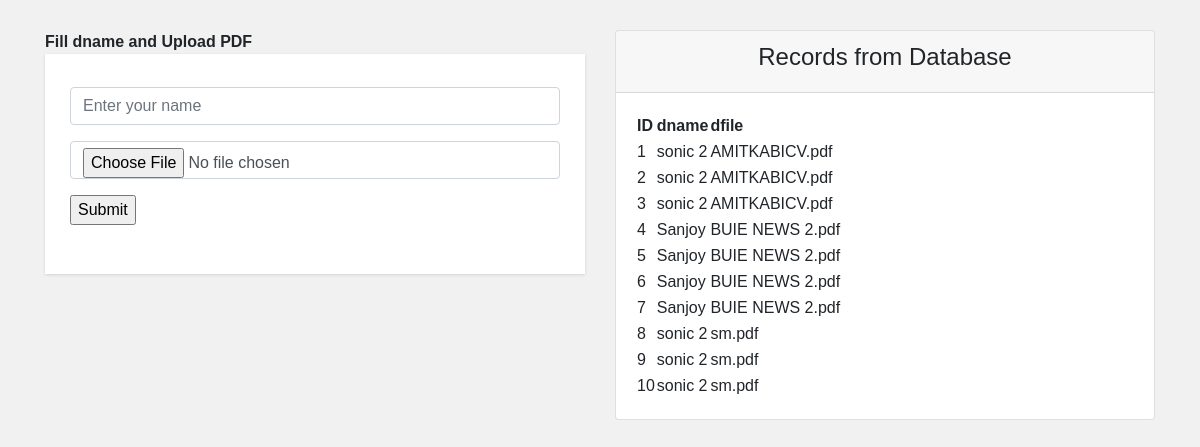
The app's page /p1.php with its own data.
### tables this page shows
CREATE TABLE `pdf_data` (
  `id` int(11) NOT NULL,
  `username` varchar(200) NOT NULL,
  `filename` varchar(200) NOT NULL
);

### p1.php (the view, shortened to what this page needs)
<!DOCTYPE html>
<html lang="en">
<head>
    <link rel="stylesheet" href=
"https://cdn.jsdelivr.net/npm/bootstrap@4.6.1/dist/css/bootstrap.min.css">
    <link rel="stylesheet" href="style.css">
</head>
<body>
    <div class="container" style="margin-top:30px">
        <div class="row">
            <div class="col-lg-6 col-md-6 col-12">
              <strong>Fill dname and Upload PDF</strong>
                <form method="post" enctype="multipart/form-data">
                    <div class="form-input py-2">
                        <div class="form-group">
                            <input type="text" class="form-control"
                                   placeholder="Enter your name" name="name">
                        </div>
                        <div class="form-group">
                            <input type="file" name="pdf_file"
                                   class="form-control" accept=".pdf" required/>
                        </div>
                        <div class="form-group">
                            <input type="submit"
                                  class="btnRegister" name="submit" value="Submit">
                        </div>
                    </div>
                </form>
            </div>
			<?php
                          include "config.php";
                             $sql="SELECT * FROM pdf_data";
                             $result=mysqli_query($conn,$sql);
                               ?>
            <div class="col-lg-6 col-md-6 col-12">
              <div class="card">
                <div class="card-header text-center">
                  <h4>Records from Database</h4>
                </div>
                <div class="card-body">
                   <div class="table-responsive">
                      <table>
                        <thead>
                            <th>ID</th>
                            <th>dname</th>
                            <th>dfile</th>
                        </thead>
						<?php
                        while($row = mysqli_fetch_assoc($result)) {?>
                        <tbody>
							<tr>
                            <td><?php echo $row['id']; ?></td>
                            <td><?php echo $row['username']; ?></td>
                            <td><?php echo $row['filename']; ?></td>
                          </tr>
						  <?php
                        } ?>
                        </tbody>
                      </table>
                    </div>
                </div>
            </div>
        </div>
    </div>
</body>
</html>

### css/style.css (style rules this page uses)
body { background: #f1f1f1; font-family: sans-serif,arial,Helvetica; }
form { background: #fff; padding: 25px; box-shadow:0 1px 3px rgba(0, 0, 0, 0.13); }

### records on screen
pdf_data: id "1", username "sonic 2", filename "AMITKABICV.pdf"
pdf_data: id "2", username "sonic 2", filename "AMITKABICV.pdf"
pdf_data: id "3", username "sonic 2", filename "AMITKABICV.pdf"
pdf_data: id "4", username "Sanjoy", filename "BUIE NEWS 2.pdf"
pdf_data: id "5", username "Sanjoy", filename "BUIE NEWS 2.pdf"
pdf_data: id "6", username "Sanjoy", filename "BUIE NEWS 2.pdf"
pdf_data: id "7", username "Sanjoy", filename "BUIE NEWS 2.pdf"
pdf_data: id "8", username "sonic 2", filename "sm.pdf"
pdf_data: id "9", username "sonic 2", filename "sm.pdf"
pdf_data: id "10", username "sonic 2", filename "sm.pdf"
